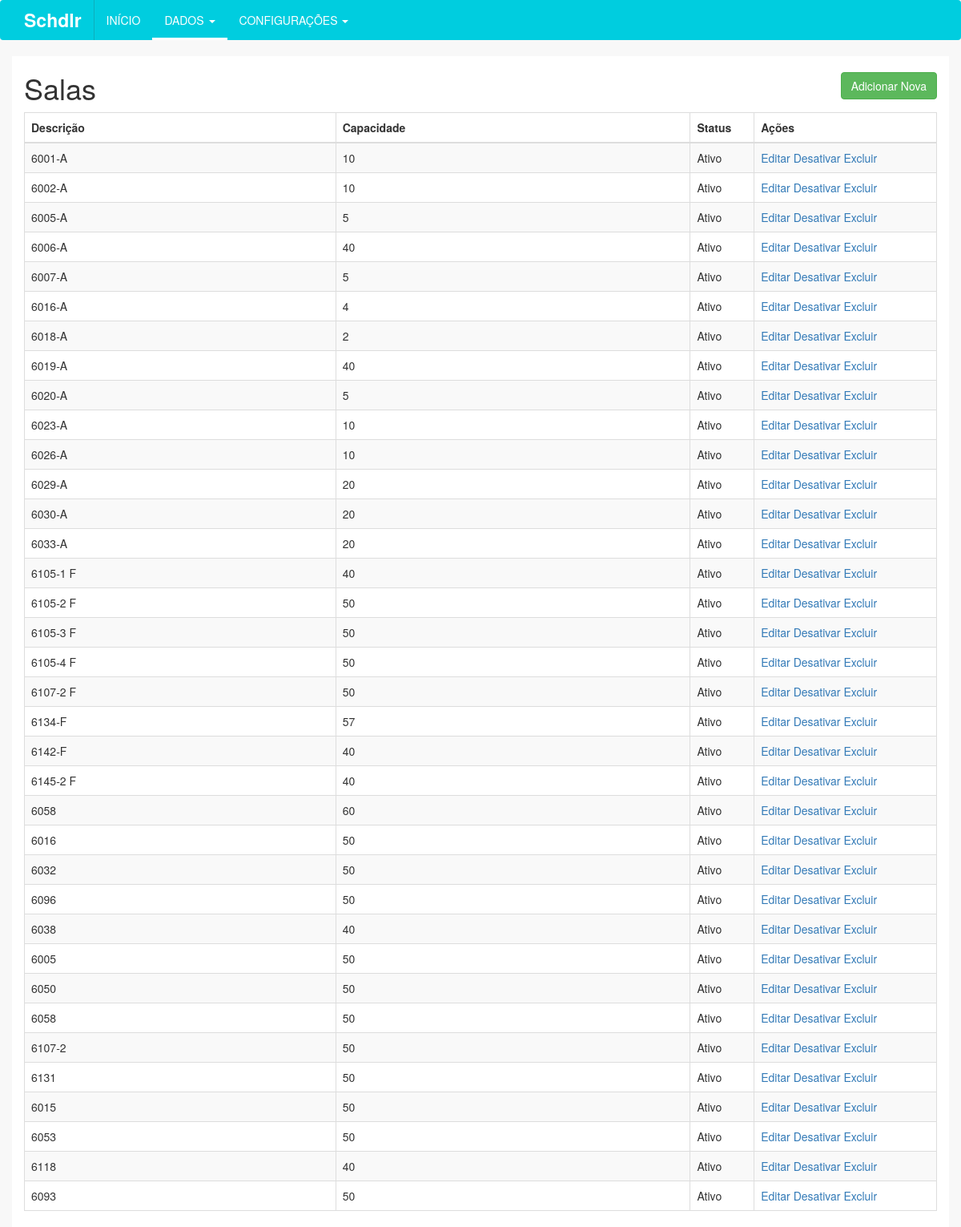
Page /sala/ on the committed database.
### tables this page shows
CREATE TABLE `sala` (
  `idSala` int(11) NOT NULL,
  `descricao` varchar(45) NOT NULL,
  `numero` int(11) NOT NULL,
  `capacidade` int(11) NOT NULL,
  `ativo` tinyint(1) NOT NULL DEFAULT '1',
  `excluido` tinyint(1) NOT NULL DEFAULT '0',
  `Instituto_idInstituto` int(11) NOT NULL
);

### index.php (called while the page is built, shortened)
<?php
	require_once("controles/Manipulador.php");
	Manipulador::Instancia()->Conteudo();
?>

### modelos/DaoSala.php (called while the page is built, shortened)
<?php
	require_once("Conexao.php");
	class DaoSala{
		public static $instancia;
		public static function Instancia(){
			if (!isset(self::$instancia))
				self::$instancia = new DaoSala();
			return self::$instancia;
		}
		public function Listar(){
			try{
				$sql = "SELECT * FROM sala WHERE excluido = 0";
				$p_sql = Conexao::Instancia()->prepare($sql);
				$p_sql->execute();
				return $p_sql->fetchAll();
			}
			catch(Exception $e){
				echo "Exception >>> ".$e;
			}
		}
	}
?>

### modelos/Conexao.php (called while the page is built, shortened)
<?php
class Conexao{
	public static $instancia;
	public static function Instancia() {
		if (!isset(self::$instancia)) {
			self::$instancia = new PDO('mysql:host=localhost;dbname=tcc', 'root', '', array(PDO::MYSQL_ATTR_INIT_COMMAND => "SET NAMES utf8"));
			self::$instancia->setAttribute(PDO::ATTR_ERRMODE, PDO::ERRMODE_EXCEPTION);
			self::$instancia->setAttribute(PDO::ATTR_ORACLE_NULLS, PDO::NULL_EMPTY_STRING);
		}
		return self::$instancia;
	}
}
?>

### visoes/sala/index.php (the view, shortened to what this page needs)
<?php
	require_once("modelos/DaoSala.php");
	$dados = DaoSala::Instancia()->Listar();
?>
<div class="row">
	<div class="col-md-10">
		<h1>Salas</h1>
	</div>
	<div class="col-md-2">
		<a href="<?php echo Manipulador::Instancia()->getDir(); ?>sala/adicionar"><button type="button" class="btn btn-success pull-right add-button">Adicionar Nova</button></a>
	</div>
</div>
<div class="row">
	<div class="col-md-12">
		<?php if(sizeof($dados) > 0){ ?>
			<div class="table-responsive">
				<table class="table table-striped table-bordered">
				    <thead>
				    	<tr>
				    		<th>Descrição</th>
				    		<th>Capacidade</th>
				    		<th width="7%">Status</th>
				    		<th width="20%">Ações</th>
				    	</tr>
				    </thead>
				    <tbody>
				    	<?php foreach($dados as $key=>$value){ ?>
							<tr>
								<td><?php echo $value["descricao"]; ?></td>
								<td><?php echo $value["capacidade"]; ?></td>
					    		<td><?php echo ($value["ativo"]?"Ativo":"Inativo"); ?></td>
					    		<td><a href="<?php echo Manipulador::Instancia()->getDir()."sala/editar/".$value["idSala"]; ?>">Editar</a> <a href="<?php echo Manipulador::getDir(); ?>controles/sala.php?acao=<?php echo ($value["ativo"]?"desativar":"ativar"); ?>&id=<?php echo $value["idSala"]; ?>"><?php echo ($value["ativo"]?"Desativar":"Ativar"); ?></a> <a href="#" onclick="abrirModal('#modal-<?php echo $value["idSala"]; ?>')">Excluir</a></td>
					    	</tr>
				    	<?php } ?>
				    </tbody>
				</table>
		</div>
		<?php } else { ?>
			<p>Não há dados a serem exibidos</p>
		<?php } ?>
	</div>
</div>

### css/custom.css (style rules this page uses)
html, body { background-color: #F8F8F8; }
button.add-button { margin-top: 20px; }

### rows in the picture
sala: descricao "6001-A", capacidade "10", ativo "Ativo"
sala: descricao "6002-A", capacidade "10", ativo "Ativo"
sala: descricao "6005-A", capacidade "5", ativo "Ativo"
sala: descricao "6006-A", capacidade "40", ativo "Ativo"
sala: descricao "6007-A", capacidade "5", ativo "Ativo"
sala: descricao "6016-A", capacidade "4", ativo "Ativo"
sala: descricao "6018-A", capacidade "2", ativo "Ativo"
sala: descricao "6019-A", capacidade "40", ativo "Ativo"
sala: descricao "6020-A", capacidade "5", ativo "Ativo"
sala: descricao "6023-A", capacidade "10", ativo "Ativo"
sala: descricao "6026-A", capacidade "10", ativo "Ativo"
sala: descricao "6029-A", capacidade "20", ativo "Ativo"
sala: descricao "6030-A", capacidade "20", ativo "Ativo"
sala: descricao "6033-A", capacidade "20", ativo "Ativo"
sala: descricao "6105-1 F", capacidade "40", ativo "Ativo"
sala: descricao "6105-2 F", capacidade "50", ativo "Ativo"
sala: descricao "6105-3 F", capacidade "50", ativo "Ativo"
sala: descricao "6105-4 F", capacidade "50", ativo "Ativo"
sala: descricao "6107-2 F", capacidade "50", ativo "Ativo"
sala: descricao "6134-F", capacidade "57", ativo "Ativo"
sala: descricao "6142-F", capacidade "40", ativo "Ativo"
sala: descricao "6145-2 F", capacidade "40", ativo "Ativo"
sala: descricao "6058", capacidade "60", ativo "Ativo"
sala: descricao "6016", capacidade "50", ativo "Ativo"
sala: descricao "6032", capacidade "50", ativo "Ativo"
sala: descricao "6096", capacidade "50", ativo "Ativo"
sala: descricao "6038", capacidade "40", ativo "Ativo"
sala: descricao "6005", capacidade "50", ativo "Ativo"
sala: descricao "6050", capacidade "50", ativo "Ativo"
sala: descricao "6058", capacidade "50", ativo "Ativo"
sala: descricao "6107-2", capacidade "50", ativo "Ativo"
sala: descricao "6131", capacidade "50", ativo "Ativo"
sala: descricao "6015", capacidade "50", ativo "Ativo"
sala: descricao "6053", capacidade "50", ativo "Ativo"
sala: descricao "6118", capacidade "40", ativo "Ativo"
sala: descricao "6093", capacidade "50", ativo "Ativo"
